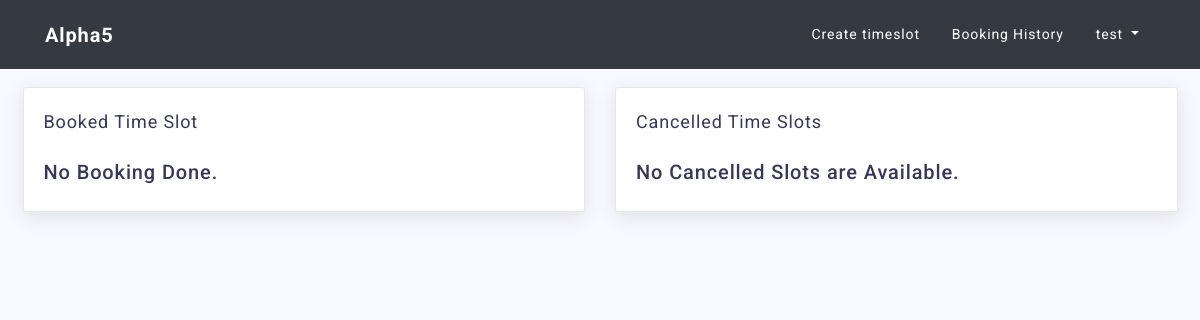
Page /manager/booking_history/ (signed in) on the earlier database version.
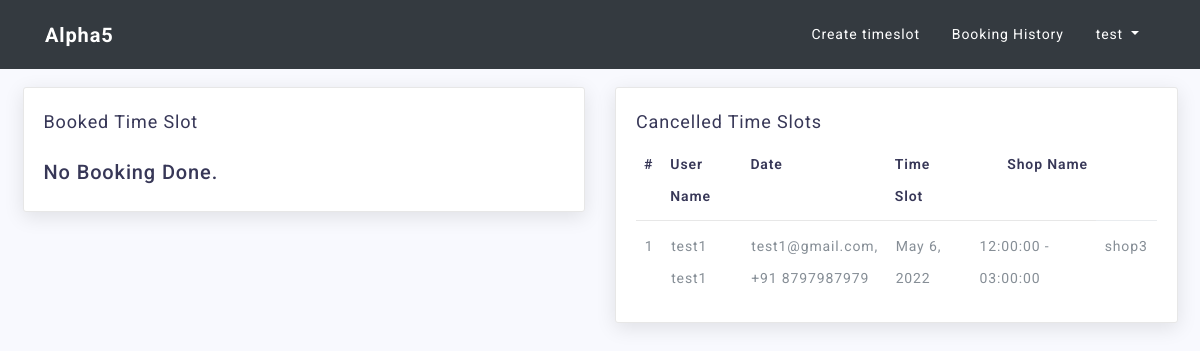
Same page on the later database version.
### customer/models.py (models this page shows, shortened)
class TimeSlotCancel(models.Model):
    id = models.UUIDField(primary_key=True, default=uuid.uuid4, editable=False)
    manager_id = models.ForeignKey(User, on_delete=models.CASCADE, related_name="manger_id_cancel")
    customer_id = models.ForeignKey(User, on_delete=models.CASCADE, related_name="customer_id_cancel")
    date = models.DateField(null=False)
    room_id = models.ForeignKey(Room, on_delete=models.CASCADE)
    start_time = models.TimeField(null=False)
    end_time = models.TimeField(null=False)

### accounts/models.py (models this page shows)
class User(AbstractUser):
    id = models.UUIDField(primary_key=True, default=uuid.uuid4, editable=False)
    is_customer = models.BooleanField(default=False)
    is_manager = models.BooleanField(default=False)
    phone = models.CharField(max_length=10, null=False)

### manager/models.py (models this page shows, shortened)
class Room(models.Model):
    id = models.UUIDField(primary_key=True, default=uuid.uuid4, editable=False)
    room_owner = models.ForeignKey(User, on_delete=models.CASCADE)
    room_name = models.CharField(max_length=10, null=False)
    class Meta:
        unique_together = ('room_owner', 'room_name')
    def __str__(self):
        return self.room_name

### manager/views.py (the view)
# urls.py: path('booking_history/', views.BookingHistory.as_view(), name="booking_history"),
@method_decorator(decorators, name="dispatch")
class BookingHistory(DetailView):
    model = TimeSlotBook
    template_name = "manager/booking_history.html"
    def get(self, request):
        tsb1 = TimeSlotBook.objects.filter(manager_id=self.request.user)
        tsb2 = TimeSlotCancel.objects.filter(manager_id=self.request.user)
        return render(request, self.template_name, {"booked": tsb1, "cancelled": tsb2})

### templates/manager/booking_history.html (shortened to what the changed rows need)
{% load staticfiles %}
<!DOCTYPE html>
<html lang="en">
   <head>
        {% include 'base.html'%}
   </head>
    {% if error_msg %}
    <div class="alert alert-primary">
              {{error_msg}}
    </div>
    {% else %}
<div class="container-fluid mt-5 pt-4">
      <div class="row">
        <div class="col-lg-6">
        <div class="card">
                {% if cancelled %}
                    <div class="card-body">
                    <div class="table-responsive">
                        <table class="table table-hover ">
                            <thead>
                                <tr>
                                    <th>#</th>
                                    <th>User Name</th>
                                    <th>Date</th>
                                    <th>Time Slot</th>
                                    <th>Shop Name</th>
                                </tr>
                            </thead>
                            <tbody>
                            {% for x in cancelled %}
                                <tr>
                                    <td>{{ forloop.counter }}</td>
                                    <td>{{x.customer_id.first_name}} {{x.customer_id.last_name}} </td>
                                    <td>
                                        {{x.customer_id.email}},
                                        <br>
                                        +91 {{x.customer_id.phone}}
                                    </td>
                                    <td>{{x.date}}</td>
                                    <td>{{x.start_time | time:"h:i:s"}} - {{x.end_time | time:"h:i:s"}}</td>
                                    <td>{{x.room_id}}</td>
                                </tr>
                            {% endfor %}
                            </tbody>
                        </table>
                    </div>
                {% else %}
                        <br>
                        <div class="card-body">
                            <h5>No Cancelled Slots are Available.</h5>
                        </div>
                {% endif %}
            </div>
        </div>
    </div>
  </div>
</div>
{% endif %}

Differences in the rows shown:
added TimeSlotCancel: customer_id.first_name "test1", customer_id.last_name "test1", customer_id.email "test1@gmail.com", customer_id.phone "8797987979", date "May 6, 2022", start_time "12:00:00", end_time "03:00:00", room_id "shop3"
Other differences:
text no longer shown: "No Cancelled Slots are Available."
text now shown: "# User Name Date Time Slot Shop Name"
